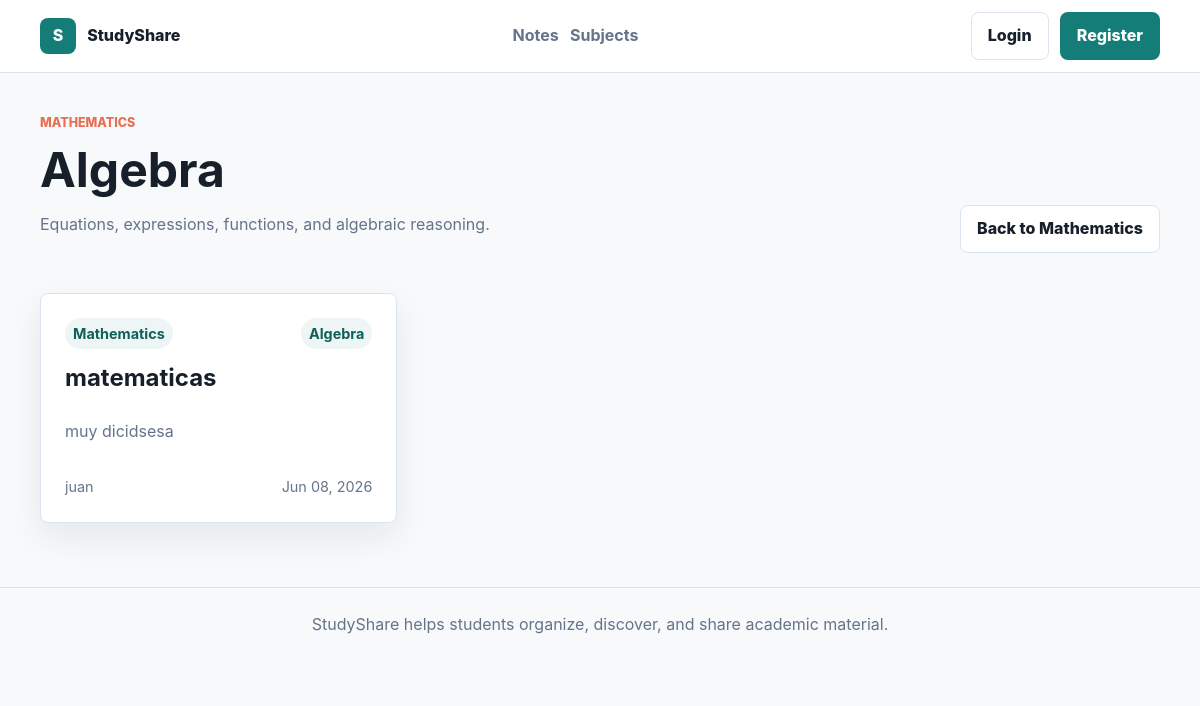
Screenshot of /categories/1 with the database file from the repository.
### app/models/subject.py (models this page shows, shortened)
class Subject(db.Model):
    __tablename__ = "subjects"
    id = db.Column(db.Integer, primary_key=True)
    name = db.Column(
        db.String(100),
        unique=True,
        nullable=False
    )
    description = db.Column(
        db.Text,
        nullable=False
    )
    categories = db.relationship(
        "Category",
        backref="subject",
        lazy=True,
        cascade="all, delete-orphan"
    )
    notes = db.relationship(
        "Note",
        backref="subject",
        lazy=True
    )

### app/models/category.py (models this page shows, shortened)
class Category(db.Model):
    __tablename__ = "categories"
    id = db.Column(db.Integer, primary_key=True)
    name = db.Column(
        db.String(100),
        nullable=False
    )
    description = db.Column(
        db.Text,
        nullable=False
    )
    subject_id = db.Column(
        db.Integer,
        db.ForeignKey("subjects.id"),
        nullable=False
    )
    notes = db.relationship(
        "Note",
        backref="category",
        lazy=True
    )
    __table_args__ = (
        db.UniqueConstraint(
            "name",
            "subject_id",
            name="uq_category_name_subject"
        ),
    )

### app/models/note.py (models this page shows, shortened)
class Note(db.Model):
    __tablename__ = "notes"
    id = db.Column(db.Integer, primary_key=True)
    title = db.Column(
        db.String(150),
        nullable=False
    )
    description = db.Column(
        db.Text,
        nullable=False
    )
    file_url = db.Column(
        db.String(255),
        nullable=False
    )
    user_id = db.Column(
        db.Integer,
        db.ForeignKey("users.id"),
        nullable=False
    )
    subject_id = db.Column(
        db.Integer,
        db.ForeignKey("subjects.id"),
        nullable=False
    )
    category_id = db.Column(
        db.Integer,
        db.ForeignKey("categories.id"),
        nullable=False
    )
    created_at = db.Column(
        db.DateTime,
        server_default=db.func.now()
    )

### app/models/user.py (models this page shows, shortened)
class User(db.Model, UserMixin):
    __tablename__ = "users"
    id = db.Column(db.Integer, primary_key=True)
    username = db.Column(
        db.String(50),
        unique=True,
        nullable=False
    )
    email = db.Column(
        db.String(120),
        unique=True,
        nullable=False
    )
    password = db.Column(
        db.String(255),
        nullable=False
    )
    created_at = db.Column(
        db.DateTime,
        server_default=db.func.now()
    )
    notes = db.relationship(
        "Note",
        backref="author",
        lazy=True
    )

### app/routes/subjects.py (the view)
@subjects.route("/categories/<int:category_id>")
def category_detail(category_id):
    category = Category.query.get_or_404(category_id)
    return render_template(
        "category_detail.html",
        category=category
    )

### app/templates/category_detail.html (shortened to what this page needs)
{% extends "base.html" %}
{% block content %}
    <section class="page-heading">
        <div>
            <p class="eyebrow">{{ category.subject.name }}</p>
            <h1>{{ category.name }}</h1>
            <p class="muted">{{ category.description }}</p>
        </div>
        <a class="button button-secondary" href="{{ url_for('subjects.subject_detail', subject_id=category.subject.id) }}">
            Back to {{ category.subject.name }}
        </a>
    </section>
    {% if category.notes %}
        <section class="grid grid-3">
            {% for note in category.notes %}
                <article class="note-card">
                    <div class="card-meta">
                        <span>{{ category.subject.name }}</span>
                        <span>{{ category.name }}</span>
                    </div>
                    <h2>
                        <a href="{{ url_for('notes.note_detail', note_id=note.id) }}">
                            {{ note.title }}
                        </a>
                    </h2>
                    <p>{{ note.description }}</p>
                    <div class="card-footer">
                        <span>{{ note.author.username }}</span>
                        <span>{{ note.created_at.strftime('%b %d, %Y') if note.created_at else 'Recently' }}</span>
                    </div>
                </article>
            {% endfor %}
        </section>
    {% else %}
        <div class="empty-state">
            <h2>No notes yet</h2>
            <p>No notes in this category yet.</p>
        </div>
    {% endif %}
{% endblock %}

### app/static/css/main.css (style rules this page uses)
:root { --color-bg: #f7f9fb; --color-surface: #ffffff; --color-ink: #17202a; --color-muted: #64748b; --color-border: #dbe4ee; --color-primary: #147d78; --color-primary-dark: #0f5f5b; --color-coral: #e76f51; --color-amber: #f2b84b; --color-sky: #d8ecff; --shadow-soft: 0 14px 34px rgba(23, 32, 42, 0.08); --radius: 8px; --space-xs: 0.35rem; --space-sm: 0.7rem; --space-md: 1rem; --space-lg: 1.5rem; --space-xl: 2.5rem; --space-2xl: 4rem; --font-body: Inter, ui-sans-serif, system-ui, -apple-system, BlinkMacSystemFont, "Segoe UI", sans-serif; }
* { box-sizing: border-box; }
body { margin: 0; min-height: 100vh; background: var(--color-bg); color: var(--color-ink); font-family: var(--font-body); line-height: 1.6; }
a { color: inherit; text-decoration: none; }
h1, h2, h3, h4, p { margin-top: 0; }
h1 { font-size: clamp(2rem, 4vw, 3.4rem); line-height: 1.05; margin-bottom: var(--space-md); }
h2 { font-size: 1.5rem; line-height: 1.2; }
.eyebrow, .card-kicker { color: var(--color-coral); font-size: 0.78rem; font-weight: 800; letter-spacing: 0; text-transform: uppercase; }
.muted { color: var(--color-muted); }
.button { min-height: 42px; display: inline-flex; align-items: center; justify-content: center; border: 1px solid transparent; border-radius: var(--radius); padding: 0.65rem 1rem; font-weight: 800; cursor: pointer; }
.button-secondary { background: var(--color-surface); border-color: var(--color-border); color: var(--color-ink); }
.page-heading { display: flex; align-items: flex-end; justify-content: space-between; gap: var(--space-lg); margin-bottom: var(--space-xl); }
.grid { display: grid; gap: var(--space-lg); }
.grid-3 { grid-template-columns: repeat(3, minmax(0, 1fr)); }
.card, .note-card, .subject-card, .stat-card, .auth-panel, .form-card, .detail-sidebar, .empty-state { background: var(--color-surface); border: 1px solid var(--color-border); border-radius: var(--radius); box-shadow: var(--shadow-soft); }
.card, .note-card, .subject-card, .empty-state { padding: var(--space-lg); }
.note-card, .subject-card { display: flex; min-height: 230px; flex-direction: column; justify-content: space-between; }
.note-card h2, .note-card h3, .note-card h4, .subject-card h2 { margin-bottom: var(--space-sm); }
.note-card p, .subject-card p, .card p { color: var(--color-muted); }
.card-meta, .card-footer, .card-actions { display: flex; align-items: center; justify-content: space-between; gap: var(--space-sm); color: var(--color-muted); font-size: 0.9rem; }
.card-meta span { padding: 0.25rem 0.5rem; border-radius: 999px; background: #eef6f5; color: var(--color-primary-dark); font-weight: 700; }

### rows the page displays
Subject: subject.name "MATHEMATICS", subject.name "Mathematics"
Category: name "Algebra", description "Equations, expressions, functions, and algebraic reasoning."
Note: title "matematicas", description "muy dicidsesa", author.username "juan", created_at "Jun 08, 2026"
